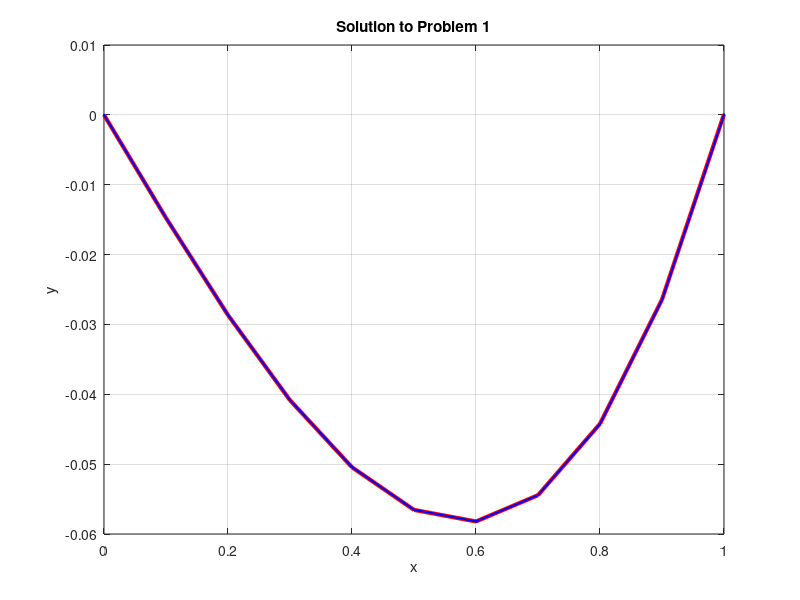

Recreate this plot in MATLAB.
%solution to Q1. Using iterative method.
%defining parameters
h=1/10;
n=1/h;
x=0:h:1;
y=zeros(1,n+1);
ynew=ones(1,n+1);
error=1;
f=0.4255*exp(x)-0.4255*exp(-x)-x; %exact solution
%initial conditions
ynew(1)=0;
ynew(n+1)=0;
%choosing tolerance as 1e-6
tol=1e-6;
%iterative solution
while error>tol
    for i=2:1:n
        ynew(i)=(y(i+1)+y(i-1)-h*h*x(i))*1/(2+h*h) ;
    end
   error = max(abs(ynew - y));
   y = ynew;
end
% Plotting the solution
plot(x,f, 'r.-', 'LineWidth', 3);
hold on;
plot(x, y, 'b.-', 'LineWidth', 1.5);
hold off;
title('Solution to Problem 1');
xlabel('x');
ylabel('y');
grid on;






